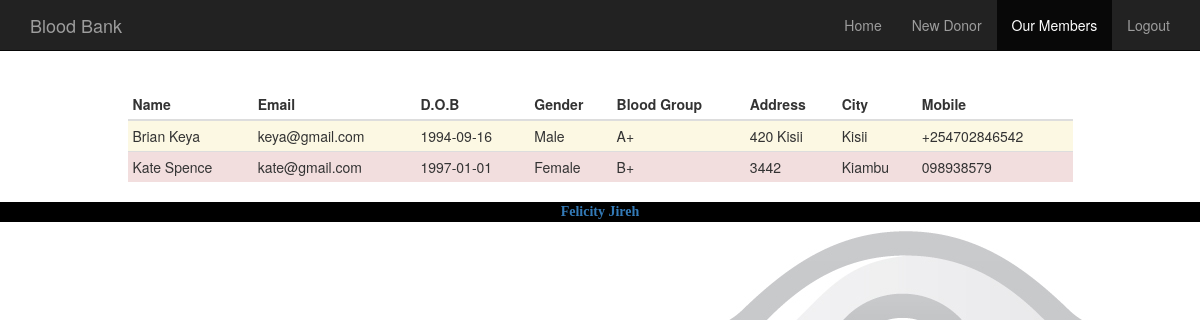
/members.php, run on the app's committed database.
### tables this page shows
CREATE TABLE IF NOT EXISTS `users` (
  `id` int(11) NOT NULL,
  `first_name` varchar(50) NOT NULL,
  `last_name` varchar(50) NOT NULL,
  `email` varchar(100) NOT NULL,
  `dob` date NOT NULL,
  `b_type` varchar(2) NOT NULL,
  `gender` varchar(10) NOT NULL,
  `address` varchar(20) NOT NULL,
  `city` varchar(50) NOT NULL,
  `mobile` varchar(20) NOT NULL,
  `created_at` timestamp NOT NULL
);

### members.php (called while the page is built)
<?php
$i=0;
require_once 'users/php/DBConnect.php';
$db = new DBConnect();
$users = $db->getUsers();
$title="Members Area";$setMemberActive="active";$bg_background="bg-warning";
include 'layout/_header.php';
include 'layout/_top_nav.php';
?>
<?php include 'users/layout/_member_layout.php'; ?>
<?php include 'layout/_footer.php'; ?>

### users/php/DBConnect.php (called while the page is built, shortened)
<?php
class DBConnect {
    private $db = NULL;
    public function __construct() {
        $dsn = 'mysql:dbname=' . self::DB_NAME . ';host=' . self::DB_SERVER;
        try {
            $this->db = new PDO($dsn, self::DB_USER, self::DB_PASSWORD);
        } catch (PDOException $e) {
            throw new Exception('Connection failed: ' .
            $e->getMessage());
        }
        return $this->db;
    }
    public function getUsers(){
        $stmt = $this->db->prepare("SELECT * FROM users");
        $stmt->execute();
        return $stmt->fetchAll();
    }
}

### users/layout/_member_layout.php (the view)
<div class="container">
    <div class="row">
        <div class="col-md-1"></div>
        <div class="col-md-10">
            <?php if(isset($users)): $i++;?>
            <table class="table table-condensed">
                <thead>
                <th>Name</th>
                <th>Email</th>
                <th>D.O.B</th>
                <th>Gender</th>
                <th>Blood Group</th>
                <th>Address</th>
                <th>City</th>
                <th>Mobile</th>
                </thead>
                <?php foreach($users as $u): $i++;?>
                <tr class="<?php if($i%2==0){echo $bg_background;}else{echo 'bg-danger';} ?>">
                    <td><?= $u['first_name']." ".$u['last_name']; ?></td>
                    <td><?= $u['email']; ?></td>
                    <td><?= $u['dob']; ?></td>
                    <td><?= $u['gender']; ?></td>
                    <td><?= $u['b_type']; ?></td>
                    <td><?= wordwrap($u['address'], 26, '<br>'); ?></td>
                    <td><?= $u['city']; ?></td>
                    <td><?= $u['mobile']; ?></td>
                </tr>
                <?php endforeach; ?>
            </table>
            <?php endif; ?>
        </div>
        <div class="col-md-1"></div>
    </div>
</div>

### layout/_header.php (shortened to what this page needs)
<!DOCTYPE html>
<html lang="en">
    <head>
        <link rel="stylesheet" href="css/bootstrap.min.css">
        <link rel="stylesheet" href="css/mystyle.css">
    </head>
    <body>

### layout/_top_nav.php (shortened to what this page needs)
<nav class="navbar navbar-inverse navbar-fixed-top">
  <div class="container">
    <div class="navbar-header">
      <a class="navbar-brand" href="index.php">Blood Bank</a>
    </div>
    <div id="navbar" class="navbar-collapse collapse">
      <ul class="nav navbar-nav navbar-right">
         <li class="<?php
                    if (isset($setHomeActive)) {
                        echo $setHomeActive;
                    } else {
                        echo '';
                    }
                    ?>"><a href="home.php">Home</a></li>
                    <li class="<?php
                    if (isset($setDonorActive)) {
                        echo $setDonorActive;
                    } else {
                        echo '';
                    }
                    ?>"><a href="donor.php">New Donor</a></li>
                    <li class="<?php if(isset($setMemberActive)) { echo $setMemberActive; } else { echo ''; } ?>">
                        <a href="members.php">Our Members</a>
                    </li>
                    <li><a href="logout.php">Logout</a></li>
      </ul>
    </div>
  </div>
</nav>

### layout/_footer.php
  <footer class="foter">
            <b> <a href="#">Felicity Jireh</a></b>
            <br>
</footer>
</body>
</html>

### css/mystyle.css (style rules this page uses)
body { padding-top: 3.5em; background-image: url("../assets/bg_image.jpg"); }
footer { text-align: center; background-color: black; font-family: tahoma; color: white; }

### data on the page
users: first_name "Brian", last_name "Keya", email "keya@gmail.com", dob "1994-09-16", gender "Male", b_type "A+", address "420 Kisii", city "Kisii", mobile "+254702846542"
users: first_name "Kate", last_name "Spence", email "kate@gmail.com", dob "1997-01-01", gender "Female", b_type "B+", address "3442", city "Kiambu", mobile "098938579"
